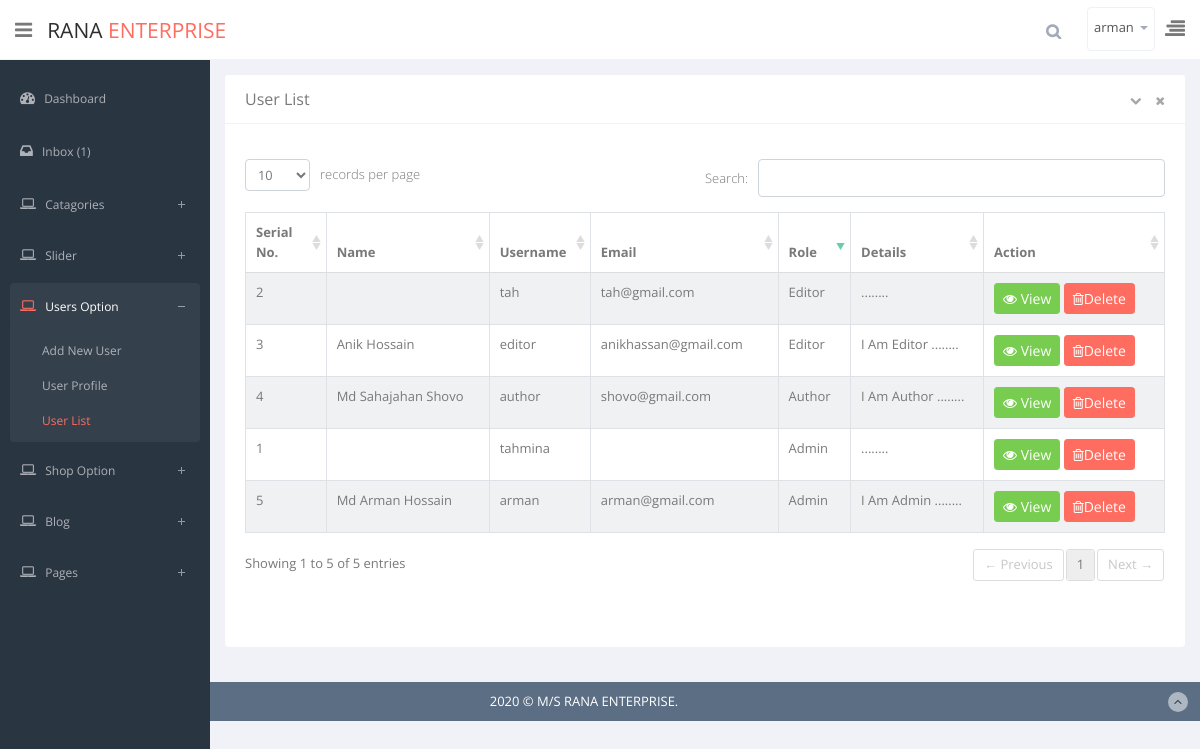
The app's page /admin/userlist.php (signed in) with its own data.
### tables this page shows
CREATE TABLE `tbl_user` (
  `id` int(11) NOT NULL,
  `name` varchar(150) NOT NULL,
  `username` varchar(255) NOT NULL,
  `password` varchar(255) NOT NULL,
  `email` varchar(150) NOT NULL,
  `details` text NOT NULL,
  `role` int(11) NOT NULL
);

### lib/Database.php (called while the page is built, shortened)
<?php
class Database
{
    public $host = HOST;
    public $user = USER;
    public $password = PASSWORD;
    public $database = DATABASE;
    public $link;
    private function dcConnect(){
        $this->link = mysqli_connect($this->host, $this->user, $this->password, $this->database);
    }
    public function select($query){
        $result = mysqli_query($this->link, $query) or die($this->link->error.__LINE__);
        if (mysqli_num_rows($result)>0){
            return $result;
        }else{
            return false;
        }
    }
}

### helpers/Format.php (called while the page is built, shortened)
<?php
class Format
{
    public function textShorten($text, $limit=400){
        $text = $text.' ';
        $text = substr($text, 0, $limit);
        $text = $text.'........';
        return $text;
    }
}

### lib/Session.php (called while the page is built, shortened)
<?php
class Session
{
   public static function get($key){
       if (isset($_SESSION[$key])){
           return $_SESSION[$key];
       }else{
           return false;
       }
   }
}

### admin/userlist.php (the view, shortened to what this page needs)
<?php
require_once 'header.php';
?>
    <div class="row">
        <div class="col-sm-12">
            <section class="card">
                <header class="card-header">
                    <b>User List</b>
                    <span class="tools pull-right">
                        <a href="javascript:;" class="fa fa-chevron-down"></a>
                        <a href="javascript:;" class="fa fa-times"></a>
                    </span>
                </header>
                <div class="card-body">
                    <div class="adv-table">
                        <table  class="display table table-bordered table-striped" id="dynamic-table">
                            <thead>
                            <tr>
                                <th>Serial No.</th>
                                <th>Name</th>
                                <th>Username</th>
                                <th>Email</th>
                                <th>Role</th>
                                <th>Details</th>
                                <th>Action</th>
                            </tr>
                            </thead>
                            <tbody>
                            <?php
                            $query = "SELECT * FROM `tbl_user` ORDER BY `id` DESC";
                            $manage_catagory = $db->select($query);
                            $sl = 1;
                            while($row = mysqli_fetch_assoc($manage_catagory)){
                                ?>
                                <tr>
                                    <td><?=$sl?></td>
                                    <td><?=$row['name']?></td>
                                    <td><?=$row['username']?></td>
                                    <td><?=$row['email']?></td>
                                    <td>
                                        <?php
                                            if ($row['role'] == 1){
                                                echo 'Admin';
                                            }elseif ($row['role'] == 2){
                                                echo 'Author';
                                            }elseif ($row['role'] == 3){
                                                echo 'Editor';
                                            }
                                        ?>
                                    </td>
                                    <td><?=$fr->textShorten($row['details'],30)?></td>
                                    <td>
                                        <a class="btn btn-success btn-sm" data-toggle="modal" href="#userid-<?=$row['id']?>"><i class="fa fa-eye"></i> View</a>
                                        <?php
                                            if (Session::get('userRole')==1){
                                                ?>
                                                <a onclick="return confirm('Are You Want To Delete ?')" href="?deluser=<?=$row['id']?>" class="btn btn-danger btn-sm"><i class="fa fa-trash-o"></i>Delete</a>
                                                <?php
                                            }
                                        ?>
                                    </td>
                                </tr>
                                <?php
                                $sl++;
                            }
                            ?>
                            </tbody>
                        </table>
                    </div>
                </div>
            </section>
        </div>
    </div>
<?php require_once 'footer.php'?>

### admin/assets/advanced-datatable/media/css/demo_table.css (style rules this page uses)
table.display { margin: 0 auto; clear: both; width: 100%; }
table.display thead th { padding: 3px 18px 3px 10px; border-bottom: 1px solid black; font-weight: bold; cursor: pointer; * cursor: hand; }
table.display td { padding: 3px 10px; }
.sorting_desc { background: url('../images/sort_desc.png') no-repeat center right; }
.sorting { background: url('../images/sort_both.png') no-repeat center right; }
tr.odd { background-color: #E2E4FF; }
tr.even { background-color: white; }
tr.odd td.sorting_1 { background-color: #D3D6FF; }
tr.even td.sorting_1 { background-color: #EAEBFF; }

### records on screen
tbl_user: username "tahmina", role "Admin", details "........"
tbl_user: username "tah", email "tah@gmail.com", role "Editor", details "........"
tbl_user: name "Anik Hossain", username "editor", email "anikhassan@gmail.com", role "Editor", details "I Am Editor ........"
tbl_user: name "Md Sahajahan Shovo", username "author", email "shovo@gmail.com", role "Author", details "I Am Author ........"
tbl_user: name "Md Arman Hossain", username "arman", email "arman@gmail.com", role "Admin", details "I Am Admin ........"

### other values on screen
Session::get('username') "arman"
$count "1"
